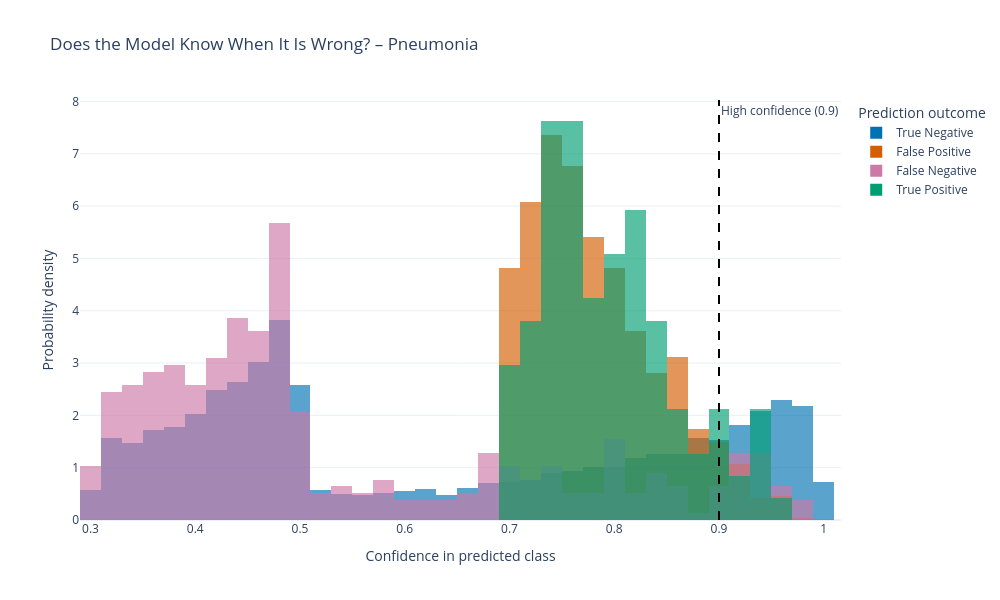

The notebook cell this image was saved under:
### Code cell
fig = px.histogram(
    df,
    x="prediction_confidence",
    color="outcome",
    barmode="overlay",
    histnorm="probability density",
    nbins=40,
    opacity=0.65,
    color_discrete_map={
        "True Positive": "#009E73",
        "True Negative": "#0072B2",
        "False Positive": "#D55E00",
        "False Negative": "#CC79A7"
    },
    hover_data=["score", "age", "sex", "view"],
    title=f"Does the Model Know When It Is Wrong? – {pathology}"
)

fig.add_vline(
    x=0.9,
    line_dash="dash",
    line_color="black",
    annotation_text="High confidence (0.9)"
)

fig.update_layout(
    template="plotly_white",
    xaxis_title="Confidence in predicted class",
    yaxis_title="Probability density",
    legend_title="Prediction outcome",
    hovermode="x unified",
    width=1000,
    height=600
)

fig.show()

### Figure 1 — Plotly figure (JSON) as saved in the notebook; plotly's stock layout.template omitted (floating-point values rounded to 4 significant figures; data arrays with more than 128 entries replaced by an {"elided": "..."} marker saying what was removed)
{"data": [{"bingroup": "x", "histnorm": "probability density", "hovertemplate": "outcome=True Negative<br>prediction_confidence=%{x}<br>probability density=%{y}<extra></extra>", "legendgroup": "True Negative", "marker": {"color": "#0072B2", "opacity": 0.65, "pattern": {"shape": ""}}, "name": "True Negative", "nbinsx": 40, "orientation": "v", "showlegend": true, "type": "histogram", "x": {"elided": "8319 float values"}, "xaxis": "x", "yaxis": "y"}, {"bingroup": "x", "histnorm": "probability density", "hovertemplate": "outcome=False Positive<br>prediction_confidence=%{x}<br>probability density=%{y}<extra></extra>", "legendgroup": "False Positive", "marker": {"color": "#D55E00", "opacity": 0.65, "pattern": {"shape": ""}}, "name": "False Positive", "nbinsx": 40, "orientation": "v", "showlegend": true, "type": "histogram", "x": {"elided": "1175 float values"}, "xaxis": "x", "yaxis": "y"}, {"bingroup": "x", "histnorm": "probability density", "hovertemplate": "outcome=False Negative<br>prediction_confidence=%{x}<br>probability density=%{y}<extra></extra>", "legendgroup": "False Negative", "marker": {"color": "#CC79A7", "opacity": 0.65, "pattern": {"shape": ""}}, "name": "False Negative", "nbinsx": 40, "orientation": "v", "showlegend": true, "type": "histogram", "x": {"elided": "388 float values"}, "xaxis": "x", "yaxis": "y"}, {"bingroup": "x", "histnorm": "probability density", "hovertemplate": "outcome=True Positive<br>prediction_confidence=%{x}<br>probability density=%{y}<extra></extra>", "legendgroup": "True Positive", "marker": {"color": "#009E73", "opacity": 0.65, "pattern": {"shape": ""}}, "name": "True Positive", "nbinsx": 40, "orientation": "v", "showlegend": true, "type": "histogram", "x": [0.7324, 0.7697, 0.9324, 0.721, 0.7039, 0.7869, 0.8482, 0.8867, 0.7512, 0.7036, 0.7406, 0.7031, 0.7803, 0.7073, 0.8842, 0.7309, 0.7473, 0.9387, 0.7608, 0.8609, 0.7709, 0.9022, 0.827, 0.7743, 0.7571, 0.9222, 0.7497, 0.8215, 0.7657, 0.7948, 0.7288, 0.7195, 0.7933, 0.8238, 0.7023, 0.7431, 0.8246, 0.829, 0.7722, 0.7949, 0.7462, 0.7663, 0.7643, 0.819, 0.7121, 0.7363, 0.8636, 0.7372, 0.8386, 0.825, 0.8258, 0.7384, 0.8253, 0.7569, 0.9347, 0.7901, 0.7902, 0.7435, 0.7853, 0.8076, 0.8323, 0.732, 0.8606, 0.8077, 0.7797, 0.7955, 0.8216, 0.875, 0.724, 0.7199, 0.8995, 0.7498, 0.7526, 0.8256, 0.8434, 0.9537, 0.7602, 0.7295, 0.7623, 0.7855, 0.7645, 0.7742, 0.74, 0.7118, 0.7917, 0.9019, 0.9326, 0.7653, 0.8, 0.8317, 0.8504, 0.8331, 0.7421, 0.7876, 0.923, 0.7395, 0.8903, 0.7004, 0.7529, 0.7912, 0.8466, 0.7621, 0.817, 0.8023, 0.8479, 0.7471, 0.7604, 0.7215, 0.8191, 0.8361, 0.7083, 0.7588, 0.7605, 0.7333, 0.905, 0.9342, 0.8114, 0.8678], "xaxis": "x", "yaxis": "y"}], "layout": {"annotations": [{"showarrow": false, "text": "High confidence (0.9)", "x": 0.9, "xanchor": "left", "xref": "x", "y": 1, "yanchor": "top", "yref": "y domain"}], "barmode": "overlay", "height": 600, "hovermode": "x unified", "legend": {"title": {"text": "Prediction outcome"}, "tracegroupgap": 0}, "shapes": [{"line": {"color": "black", "dash": "dash"}, "type": "line", "x0": 0.9, "x1": 0.9, "xref": "x", "y0": 0, "y1": 1, "yref": "y domain"}], "title": {"text": "Does the Model Know When It Is Wrong? – Pneumonia"}, "width": 1000, "xaxis": {"anchor": "y", "domain": [0, 1], "title": {"text": "Confidence in predicted class"}}, "yaxis": {"anchor": "x", "domain": [0, 1], "title": {"text": "Probability density"}}}}
